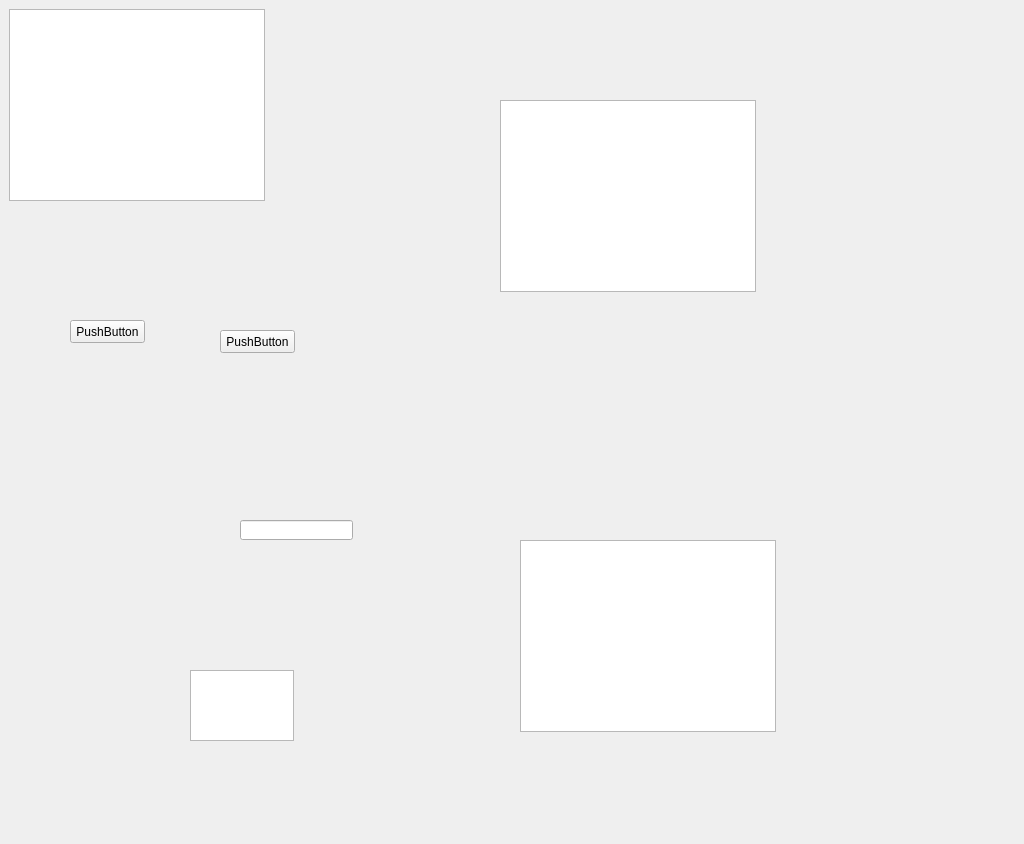
<?xml version="1.0" encoding="UTF-8"?>
<ui version="4.0">
 <class>Form</class>
 <widget class="QWidget" name="Form">
  <property name="geometry">
   <rect>
    <x>0</x>
    <y>0</y>
    <width>1024</width>
    <height>844</height>
   </rect>
  </property>
  <property name="windowTitle">
   <string>Form</string>
  </property>
  <widget class="NetWorkGraphWidget" name="graphicsView">
   <property name="geometry">
    <rect>
     <x>9</x>
     <y>9</y>
     <width>256</width>
     <height>192</height>
    </rect>
   </property>
  </widget>
  <widget class="QPushButton" name="pushButton">
   <property name="geometry">
    <rect>
     <x>70</x>
     <y>320</y>
     <width>75</width>
     <height>23</height>
    </rect>
   </property>
   <property name="text">
    <string>PushButton</string>
   </property>
  </widget>
  <widget class="QPushButton" name="pushButton_2">
   <property name="geometry">
    <rect>
     <x>220</x>
     <y>330</y>
     <width>75</width>
     <height>23</height>
    </rect>
   </property>
   <property name="text">
    <string>PushButton</string>
   </property>
  </widget>
  <widget class="QListWidget" name="listWidget">
   <property name="geometry">
    <rect>
     <x>500</x>
     <y>100</y>
     <width>256</width>
     <height>192</height>
    </rect>
   </property>
  </widget>
  <widget class="QTextBrowser" name="textBrowser_2">
   <property name="geometry">
    <rect>
     <x>520</x>
     <y>540</y>
     <width>256</width>
     <height>192</height>
    </rect>
   </property>
  </widget>
  <widget class="QLineEdit" name="lineEdit">
   <property name="geometry">
    <rect>
     <x>240</x>
     <y>520</y>
     <width>113</width>
     <height>20</height>
    </rect>
   </property>
  </widget>
  <widget class="QPlainTextEdit" name="plainTextEdit">
   <property name="geometry">
    <rect>
     <x>190</x>
     <y>670</y>
     <width>104</width>
     <height>71</height>
    </rect>
   </property>
  </widget>
 </widget>
 <customwidgets>
  <customwidget>
   <class>NetWorkGraphWidget</class>
   <extends>QGraphicsView</extends>
   <header>networkgraphwidget</header>
  </customwidget>
 </customwidgets>
 <resources/>
 <connections/>
</ui>
